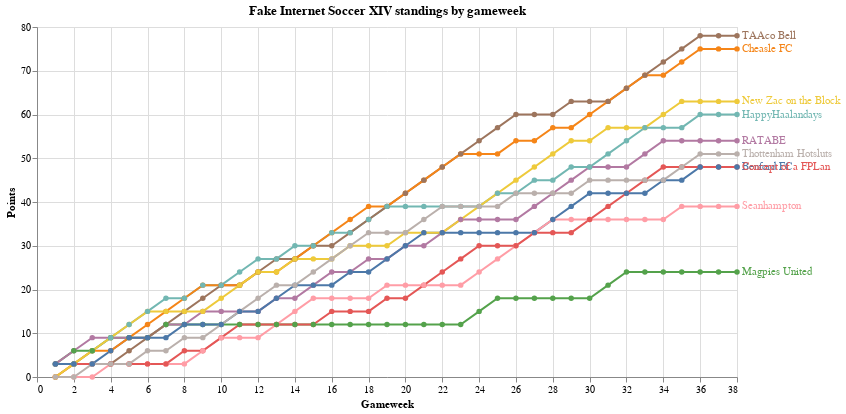

This figure's notebook cell:
### Code cell
chart = alt.Chart(df_trim).mark_line(point=True).encode(
    x = alt.X('gw', scale=alt.Scale(domain=[0, 38]), title="Gameweek"),
    y=alt.Y("Points", title="Points"),
    color=alt.Color("team", legend=None),
    tooltip=["team"]
).transform_window(
    rank="rank()",
    sort=[alt.SortField("rank", order="descending")],
    groupby=["gw"]
).properties(
    title="Fake Internet Soccer XIV standings by gameweek",
    width=700,
    height=350,
)

labels = alt.Chart(df_trim).mark_text(
    align='left', dx=5
).encode(
    x = alt.X('max(gw)', scale=alt.Scale(domain=[0, 38])),
    y=alt.Y('Points', aggregate={'argmax': 'gw'}),
    text='team:N',
    color='team:N',
).transform_window(
    rank="rank()",
    sort=[alt.SortField("rank", order="descending")],
    groupby=["gw"]
)

chart + labels

### Figure 1 — Vega-Lite specification as saved in the notebook (floating-point values rounded to 4 significant figures; data arrays with more than 128 entries replaced by an {"elided": "..."} marker saying what was removed)
{"config": {"view": {"continuousWidth": 300, "continuousHeight": 300}}, "layer": [{"mark": {"type": "line", "point": true}, "encoding": {"color": {"field": "team", "legend": null, "type": "nominal"}, "tooltip": [{"field": "team", "type": "nominal"}], "x": {"field": "gw", "scale": {"domain": [0, 38]}, "title": "Gameweek", "type": "quantitative"}, "y": {"field": "Points", "title": "Points", "type": "quantitative"}}, "title": "Fake Internet Soccer XIV standings by gameweek", "transform": [{"window": [{"op": "rank", "field": "", "as": "rank"}], "groupby": ["gw"], "sort": [{"field": "rank", "order": "descending"}]}]}, {"mark": {"type": "text", "align": "left", "dx": 5}, "encoding": {"color": {"field": "team", "type": "nominal"}, "text": {"field": "team", "type": "nominal"}, "x": {"aggregate": "max", "field": "gw", "scale": {"domain": [0, 38]}, "type": "quantitative"}, "y": {"aggregate": {"argmax": "gw"}, "field": "Points", "type": "quantitative"}}, "transform": [{"window": [{"op": "rank", "field": "", "as": "rank"}], "groupby": ["gw"], "sort": [{"field": "rank", "order": "descending"}]}]}], "data": {"name": "data-5966928c969bf781137e2c7c0f1559f0"}, "height": 350, "width": 700, "$schema": "https://vega.github.io/schema/vega-lite/v5.8.0.json", "datasets": {"data-5966928c969bf781137e2c7c0f1559f0": {"elided": "380 records"}}}
